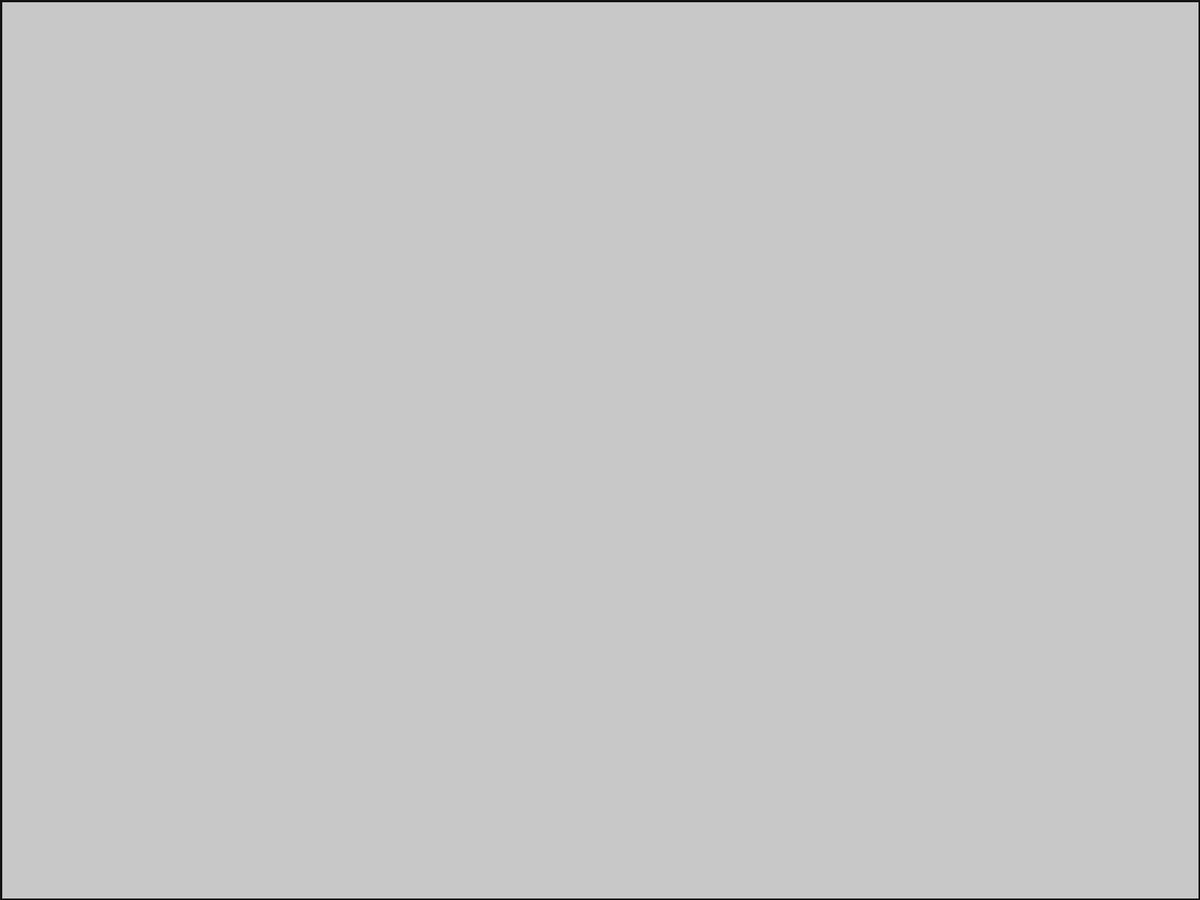
Frame 1 (no input)
Frame 60 (the mouse pressed at the canvas centre just before this capture): identical to frame 1, image omitted
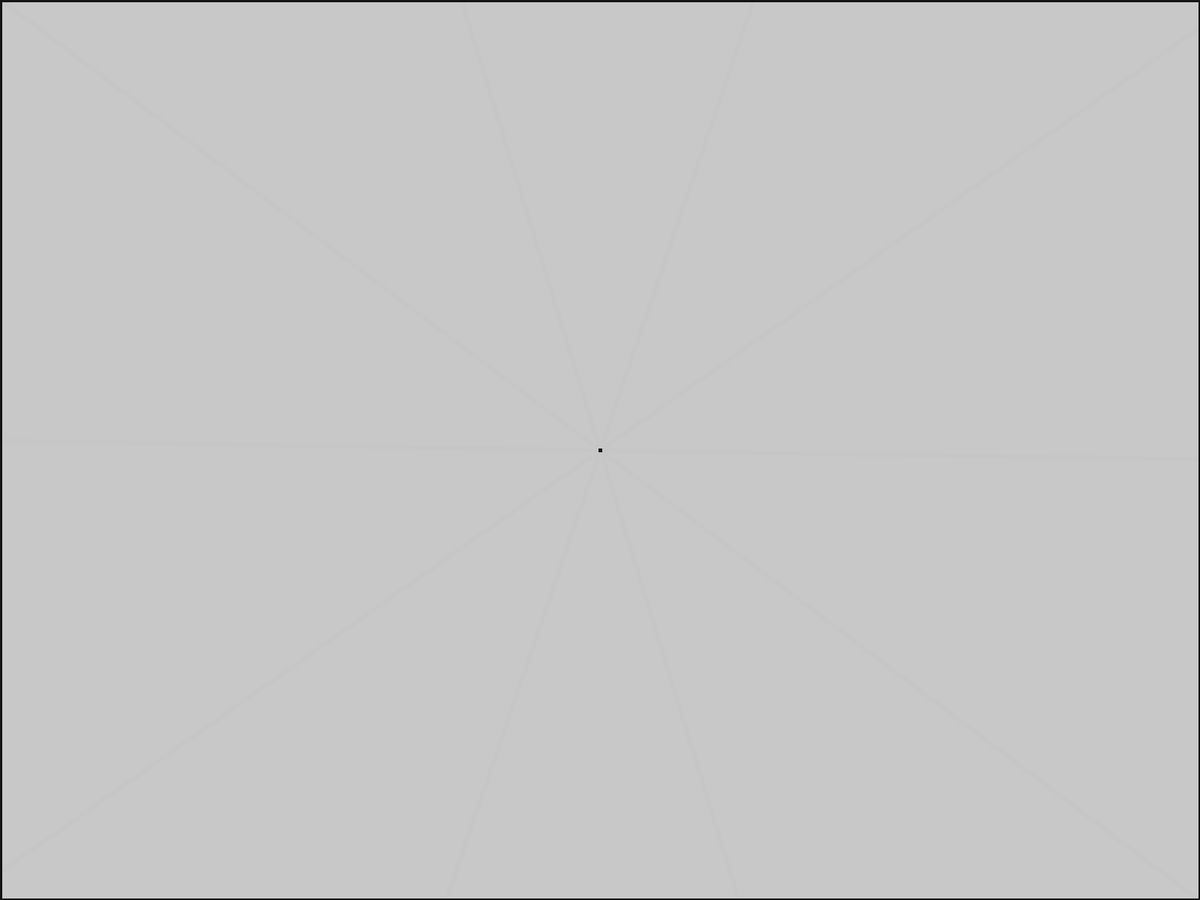
Frame 120 (the mouse held since frame 60 and released just before this capture)

The Processing sketch that drew these frames (run headless with seeded random() and noise(); from frame 60 on, the mouse is pressed at the canvas centre):

// Processing sketch: longer
// ── longer.pde
int z = 10 ; 
void setup() { 
  fullScreen() ; //size(300 , 300) ; 
  stroke(20) ;
  strokeWeight(5) ;
  background(200) ;
  frameRate(1000) ; 
}

void draw() { 
  fill(200,20) ; 
  rect( 0, 0, width, height ) ; 
  translate( width/2, height/2 ) ;
  for ( int i = 0; i < z; i++ ) { 
    rotate(TWO_PI/z) ; 
    line( width/2 - mouseX , height/2 - mouseY, width/2 - pmouseX, height/2 - pmouseY ) ;
  }
}
